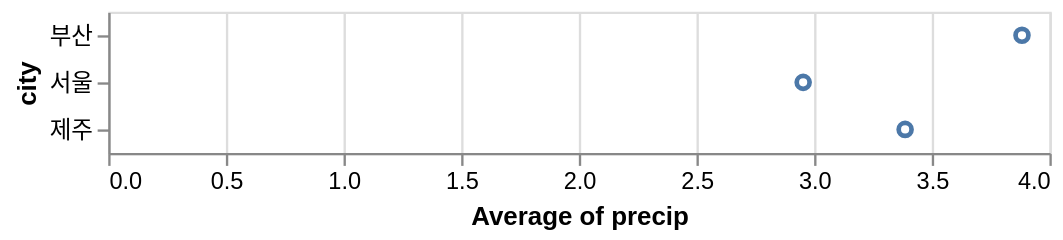

Notebook cell for this chart:
### Markdown cell above
## 데이터 변환: 집계 (Aggregation)

데이터를 시각화하는 방식에 더 많은 유연성을 제공하기 위해 Altair에는 데이터 *집계(aggregation)*를 위한 기본 구문이 내장되어 있습니다. 예를 들어, 필드 이름과 함께 집계 함수를 지정하여 모든 값의 평균을 계산할 수 있습니다:

### Code cell
alt.Chart(df).mark_point().encode(
    x='average(precip)',
    y='city'
)

### Figure 1 — Vega-Lite specification as saved in the notebook (floating-point values rounded to 4 significant figures)
{"config": {"view": {"continuousWidth": 400, "continuousHeight": 300}}, "data": {"name": "data-fdfbb22e8e0e89f6556d8a3b434b0c97"}, "mark": "point", "encoding": {"x": {"type": "quantitative", "aggregate": "average", "field": "precip"}, "y": {"type": "nominal", "field": "city"}}, "$schema": "https://vega.github.io/schema/vega-lite/v4.8.1.json", "datasets": {"data-fdfbb22e8e0e89f6556d8a3b434b0c97": [{"city": "서울", "month": "4월", "precip": 2.68}, {"city": "서울", "month": "8월", "precip": 0.87}, {"city": "서울", "month": "12월", "precip": 5.31}, {"city": "부산", "month": "4월", "precip": 3.94}, {"city": "부산", "month": "8월", "precip": 4.13}, {"city": "부산", "month": "12월", "precip": 3.58}, {"city": "제주", "month": "4월", "precip": 3.62}, {"city": "제주", "month": "8월", "precip": 3.98}, {"city": "제주", "month": "12월", "precip": 2.56}]}}
